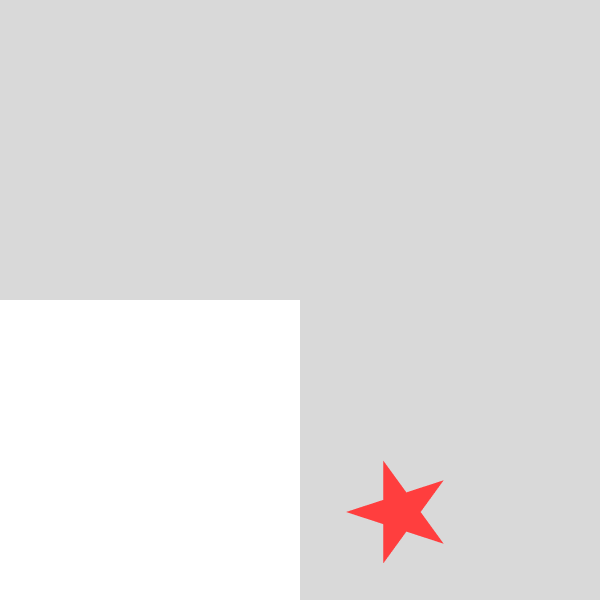
#> input picture hasil_image.png, 600 x 600 px
$ python 2_kontras.py
#> lines starting #> are read from the running program, lines starting #| are printed output that depends on the picture
from PIL import Image
import matplotlib.pyplot as plt
import numpy as np
import os

def main():
    # 1️⃣ Input gambar
    image_path = input("Masukkan nama gambar: ")
#> the answer given: ../hasil_image.png
    try:
        img = Image.open(image_path)
#> img is the input picture: PIL image 600x600 RGB; mean R, G, B 226.8, 225.1, 225.1
    except FileNotFoundError:
        print("File tidak ditemukan.")
        return

    # 2️⃣ Ambil informasi dasar gambar
    format_file = img.format
#> format_file = 'PNG'
    mode_warna = img.mode
#> mode_warna = 'RGB'
    resolusi = f"{img.width} x {img.height}"
#> resolusi = '600 x 600'
    kedalaman = len(img.getbands()) * 8
#> kedalaman = 24
    rasio_aspek = round(img.width / img.height, 2)
#> rasio_aspek = 1
    ukuran_file = round(os.path.getsize(image_path) / 1024, 2)  # KB

    # ✅ Tampilkan informasi di terminal (boleh pakai emoji)
    print("\n📌 Informasi Gambar:")
    print(f"- Format file     : {format_file}")
#| - Format file     : PNG
    print(f"- Mode warna      : {mode_warna}")
#| - Mode warna      : RGB
    print(f"- Resolusi        : {resolusi} piksel")
#| - Resolusi        : 600 x 600 piksel
    print(f"- Kedalaman warna : {kedalaman} bit (per piksel)")
#| - Kedalaman warna : 24 bit (per piksel)
    print(f"- Rasio aspek     : {rasio_aspek} (lebar/tinggi)")
#| - Rasio aspek     : 1.0 (lebar/tinggi)
    print(f"- Ukuran file     : {ukuran_file} KB")

    # Konversi ke RGB agar seragam
    img = img.convert("RGB")

    # 3️⃣ Input faktor kontras (G)
    G = float(input("\nMasukkan faktor kontras (misal 1.5 = lebih kontras, 0.8 = lebih rendah): "))
#> the answer given: 1

    # 4️⃣ Konversi ke array NumPy
    img_array = np.array(img, dtype=np.int16)
    P = 128  # titik pusat kontras

    # Rumus: Ko = G * (Ki - P) + P
    img_contrast_array = np.clip(G * (img_array - P) + P, 0, 255).astype(np.uint8)

    # 5️⃣ Simpan informasi gambar & semua nilai f(x,y) ke file .txt (tanpa emoji)
    txt_name = "hasil_kontras.txt"
    with open(txt_name, "w", encoding="utf-8") as f:
        f.write("Informasi Gambar:\n")
        f.write(f"- File           : {image_path}\n")
        f.write(f"- Format         : {format_file}\n")
        f.write(f"- Mode warna     : {mode_warna}\n")
        f.write(f"- Resolusi       : {resolusi} piksel\n")
        f.write(f"- Kedalaman      : {kedalaman} bit (per piksel)\n")
        f.write(f"- Rasio aspek    : {rasio_aspek}\n")
        f.write(f"- Ukuran file    : {ukuran_file} KB\n")
        f.write(f"- Faktor Kontras : {G}\n\n")

        h, w, c = img_array.shape
#> h = 600; w = 600; c = 3
        for y in range(h):
            for x in range(w):
                for ch, ch_name in enumerate(["R","G","B"]):
                    Ki = img_array[y, x, ch]
                    Ko = img_contrast_array[y, x, ch]
                    rumus = f"{G} * ({Ki} - {P}) + {P}"
                    f.write(f"f({y},{x})[{ch_name}] = {rumus} = {Ko}\n")

    print(f"\n✅ Informasi gambar & semua nilai f(x,y) sudah disimpan di file: {txt_name}")

    # 6️⃣ Konversi hasil kembali ke gambar
    img_contrast = Image.fromarray(img_contrast_array)

    # 7️⃣ Tampilkan gambar asli & hasil kontras
    plt.figure(figsize=(10,5))

    plt.subplot(1,2,1)
    plt.title("Gambar Asli")
    plt.imshow(img)
    plt.axis("off")

    plt.subplot(1,2,2)
    plt.title(f"Kontras (G={G})")
    plt.imshow(img_contrast)
    plt.axis("off")

    plt.show()
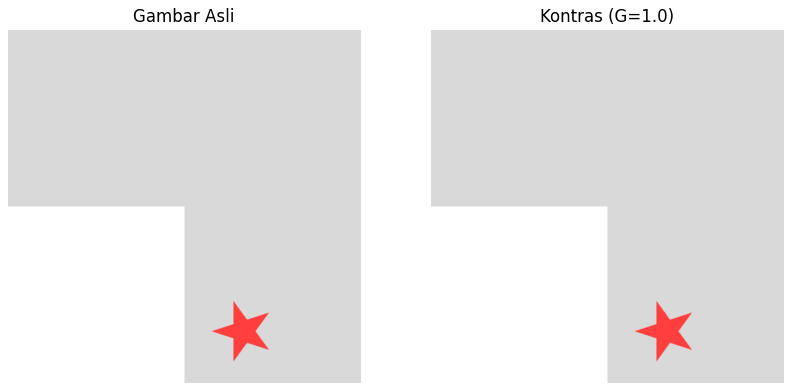
#> figure drawn by matplotlib, 2 panels

    # 8️⃣ Histogram per channel (RGB) dengan skala sama
    colors = ('red', 'green', 'blue')
    channel_labels = ('R', 'G', 'B')

    # Cari maksimum frekuensi histogram biar skala sama
    y_max = 0
    for i in range(3):
        hist_asli, _ = np.histogram(img_array[:,:,i].flatten(), bins=256, range=(0,256))
        hist_kontras, _ = np.histogram(img_contrast_array[:,:,i].flatten(), bins=256, range=(0,256))
        y_max = max(y_max, hist_asli.max(), hist_kontras.max())

    # 🔽 Perkecil skala (misalnya hanya 20% dari puncak maksimum)
    y_limit = int(y_max * 0.2)
#> y_limit = 53308

    plt.figure(figsize=(12,6))
    for i, color in enumerate(colors):
        plt.subplot(2,3,i+1)
        plt.title(f"Histogram {channel_labels[i]} Asli")
        plt.hist(img_array[:,:,i].flatten(), bins=256, range=(0,256), color=color, alpha=0.7)
        plt.xlabel("Intensitas Piksel")
        plt.ylabel("Frekuensi")
        plt.ylim(0, y_limit)

        plt.subplot(2,3,i+4)
        plt.title(f"Histogram {channel_labels[i]} Kontras")
        plt.hist(img_contrast_array[:,:,i].flatten(), bins=256, range=(0,256), color=color, alpha=0.7)
        plt.xlabel("Intensitas Piksel")
        plt.ylabel("Frekuensi")
        plt.ylim(0, y_limit)

    plt.tight_layout()
    plt.show()
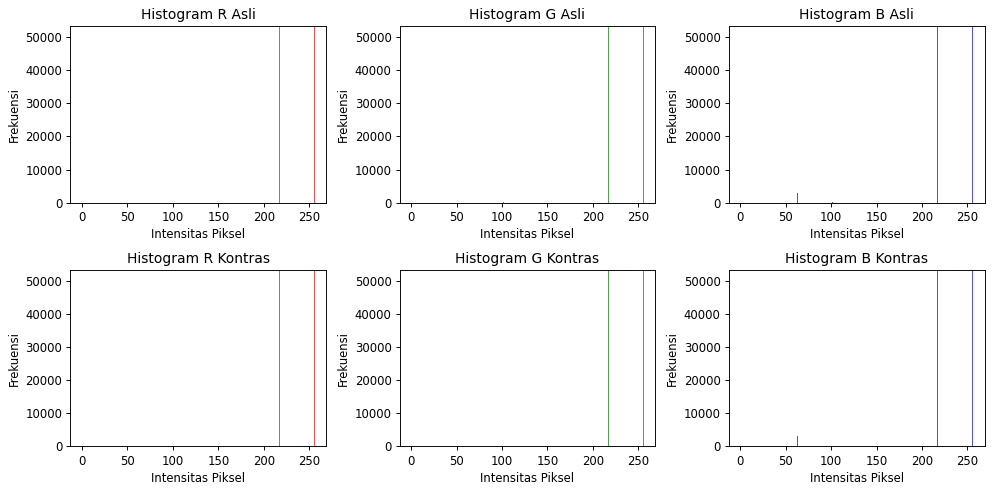
#> figure drawn by matplotlib, 6 panels; panel 1: tallest bar 266544 high, from x = 217 to 218; panel 2: tallest bar 266544 high, from x = 217 to 218; panel 3: tallest bar 266544 high, from x = 217 to 218; panel 4: tallest bar 266544 high, from x = 217 to 218

if __name__ == "__main__":
    main()
